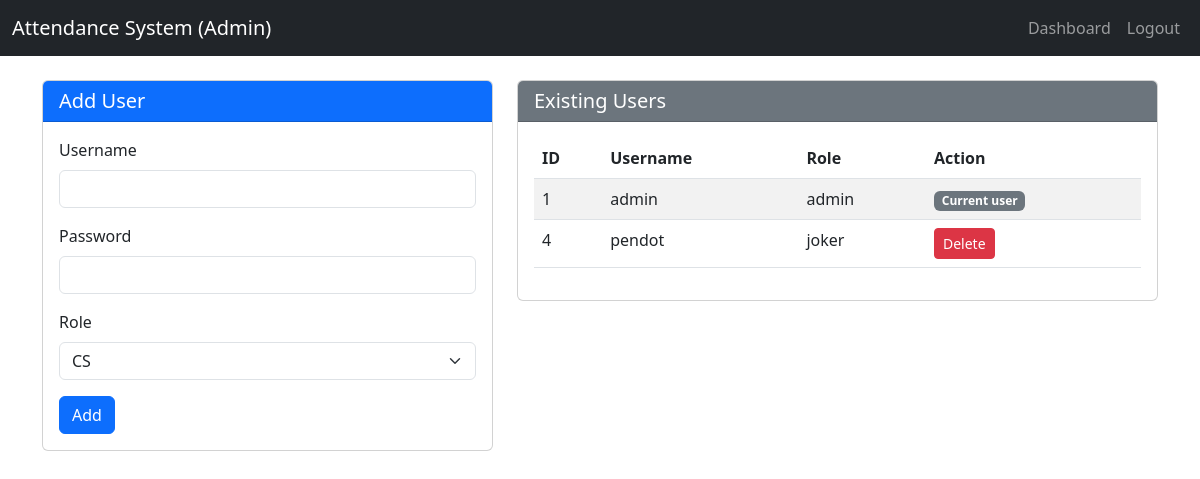
The page /users (signed in) on the database as committed earlier.
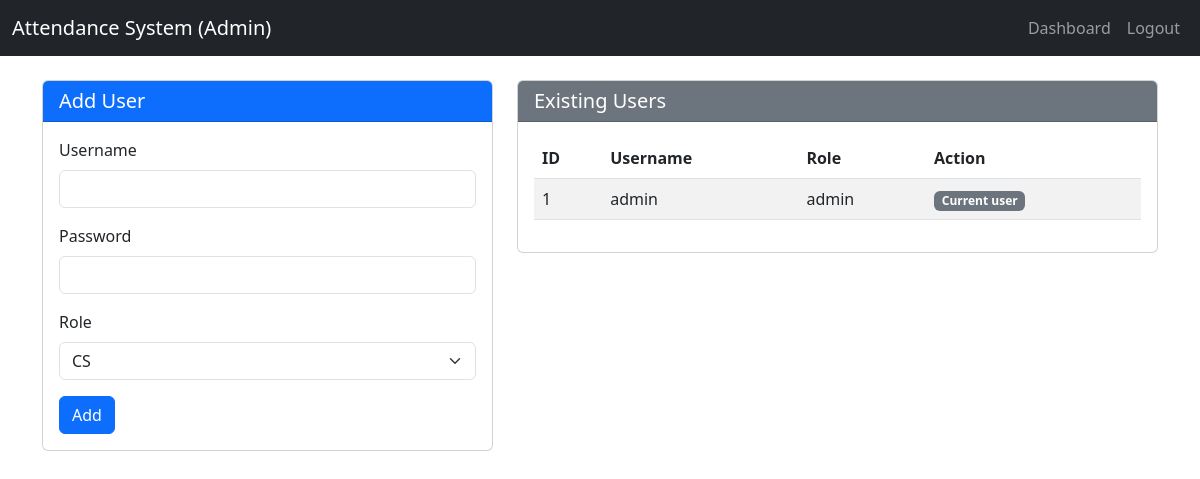
The same page on the database as committed later.
### tables this page shows
CREATE TABLE users (
                    id INTEGER PRIMARY KEY AUTOINCREMENT,
                    username TEXT UNIQUE NOT NULL,
                    password TEXT NOT NULL,
                    role TEXT NOT NULL,
                    default_shift TEXT DEFAULT 'auto'
                );

### app.py (the view, shortened to what this page needs)
@app.route('/users', methods=['GET', 'POST'])
@login_required
@admin_required
def users():
    try:
        user_list = query_db('SELECT id, username, role, default_shift FROM users ORDER BY id')
        return render_template('users.html', users=user_list)
    except Exception as e:
        app.logger.error(f"Error in users route: {str(e)}")
        flash('An error occurred.', 'danger')
        return redirect(url_for('dashboard'))

### app.py (called while the page is built)
def get_db():
    if DATABASE_URL and DATABASE_URL.startswith('postgres'):
        if not hasattr(g, '_database'):
            g._database = psycopg2.connect(DATABASE_URL, cursor_factory=RealDictCursor)
        return g._database
    else:
        db = getattr(g, '_database', None)
        if db is None:
            db = g._database = sqlite3.connect('attendance.db')
            db.row_factory = sqlite3.Row
        return db

@app.teardown_appcontext
def close_connection(exception):
    db = getattr(g, '_database', None)
    if db is not None:
        db.close()

def query_db(query, args=(), one=False):
    try:
        conn = get_db()
        if DATABASE_URL and DATABASE_URL.startswith('postgres'):
            cur = conn.cursor()
            cur.execute(query.replace('?', '%s'), args)
            rv = cur.fetchall()
            cur.close()
            return (rv[0] if rv else None) if one else rv
        else:
            cur = conn.execute(query, args)
            rv = cur.fetchall()
            cur.close()
            return (rv[0] if rv else None) if one else rv
    except Exception as e:
        app.logger.error(f"Database query error: {str(e)}")
        raise

### templates/users.html (shortened to what the changed rows need)
<!DOCTYPE html>
<html lang="en">
<head>
    <link href="https://cdn.jsdelivr.net/npm/bootstrap@5.3.0/dist/css/bootstrap.min.css" rel="stylesheet">
    <link rel="stylesheet" href="{{ url_for('static', filename='style.css') }}">
</head>
<body>
    <div class="container mt-4">
        <div class="row">
            <div class="col-md-7">
                <div class="card">
                    <div class="card-body">
                        <div class="table-responsive">
                            <table class="table table-striped">
                                <thead>
                                    <tr>
                                        <th>ID</th>
                                        <th>Username</th>
                                        <th>Role</th>
                                        <th>Action</th>
                                    </tr>
                                </thead>
                                <tbody>
                                    {% for user in users %}
                                    <tr>
                                        <td>{{ user.id }}</td>
                                        <td>{{ user.username }}</td>
                                        <td>{{ user.role }}</td>
                                        <td>
                                            {% if user.id != session.user_id %}
                                                <a href="{{ url_for('delete_user', user_id=user.id) }}" class="btn btn-sm btn-danger" onclick="return confirm('Delete user {{ user.username }}?')">Delete</a>
                                            {% else %}
                                                <span class="badge bg-secondary">Current user</span>
                                            {% endif %}
                                        </td>
                                    </tr>
                                    {% endfor %}
                                </tbody>
                            </table>
                        </div>
                    </div>
                </div>
            </div>
        </div>
    </div>
</body>
</html>

Rows that differ between the two databases and show on the page:
removed users: id "4", username "pendot", role "joker"
